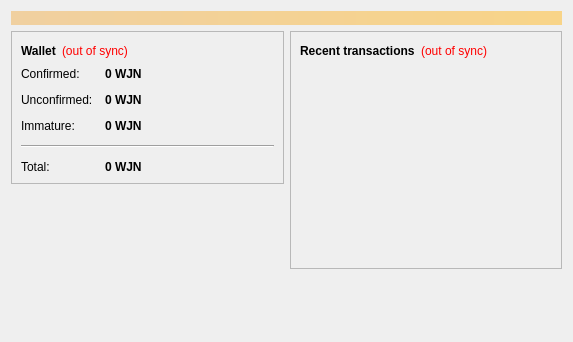
<?xml version="1.0" encoding="UTF-8"?>
<ui version="4.0">
 <class>OverviewPage</class>
 <widget class="QWidget" name="OverviewPage">
  <property name="geometry">
   <rect>
    <x>0</x>
    <y>0</y>
    <width>573</width>
    <height>342</height>
   </rect>
  </property>
  <property name="windowTitle">
   <string>Form</string>
  </property>
  <layout class="QVBoxLayout" name="topLayout">
   <item>
    <widget class="QLabel" name="labelAlerts">
     <property name="visible">
      <bool>false</bool>
     </property>
     <property name="styleSheet">
      <string notr="true">background-color: qlineargradient(x1: 0, y1: 0, x2: 1, y2: 0, stop:0 #F0D0A0, stop:1 #F8D488); color:#000000;</string>
     </property>
     <property name="wordWrap">
      <bool>true</bool>
     </property>
     <property name="margin">
      <number>3</number>
     </property>
    </widget>
   </item>
   <item>
    <layout class="QHBoxLayout" name="horizontalLayout" stretch="1,1">
     <item>
      <layout class="QVBoxLayout" name="verticalLayout_2">
       <item>
        <widget class="QFrame" name="frame">
         <property name="frameShape">
          <enum>QFrame::StyledPanel</enum>
         </property>
         <property name="frameShadow">
          <enum>QFrame::Raised</enum>
         </property>
         <layout class="QVBoxLayout" name="verticalLayout_4">
          <item>
           <layout class="QHBoxLayout" name="horizontalLayout_4">
            <item>
             <widget class="QLabel" name="label_5">
              <property name="font">
               <font>
                <weight>75</weight>
                <bold>true</bold>
               </font>
              </property>
              <property name="text">
               <string>Wallet</string>
              </property>
             </widget>
            </item>
            <item>
             <widget class="QLabel" name="labelWalletStatus">
              <property name="toolTip">
               <string>The displayed information may be out of date. Your wallet automatically synchronizes with the WJN network after a connection is established, but this process has not completed yet.</string>
              </property>
              <property name="styleSheet">
               <string notr="true">QLabel { color: red; }</string>
              </property>
              <property name="text">
               <string notr="true">(out of sync)</string>
              </property>
              <property name="alignment">
               <set>Qt::AlignLeading|Qt::AlignLeft|Qt::AlignVCenter</set>
              </property>
             </widget>
            </item>
            <item>
             <spacer name="horizontalSpacer_2">
              <property name="orientation">
               <enum>Qt::Horizontal</enum>
              </property>
              <property name="sizeHint" stdset="0">
               <size>
                <width>40</width>
                <height>20</height>
               </size>
              </property>
             </spacer>
            </item>
           </layout>
          </item>
          <item>
           <layout class="QFormLayout" name="formLayout_2">
            <property name="fieldGrowthPolicy">
             <enum>QFormLayout::AllNonFixedFieldsGrow</enum>
            </property>
            <property name="horizontalSpacing">
             <number>12</number>
            </property>
            <property name="verticalSpacing">
             <number>12</number>
            </property>
            <item row="0" column="0">
             <widget class="QLabel" name="label">
              <property name="text">
               <string>Confirmed:</string>
              </property>
             </widget>
            </item>
            <item row="0" column="1">
             <widget class="QLabel" name="labelBalance">
              <property name="font">
               <font>
                <weight>75</weight>
                <bold>true</bold>
               </font>
              </property>
              <property name="cursor">
               <cursorShape>IBeamCursor</cursorShape>
              </property>
              <property name="toolTip">
               <string>Your current spendable balance</string>
              </property>
              <property name="text">
               <string notr="true">0 WJN</string>
              </property>
              <property name="textInteractionFlags">
               <set>Qt::LinksAccessibleByMouse|Qt::TextSelectableByKeyboard|Qt::TextSelectableByMouse</set>
              </property>
             </widget>
            </item>
            <item row="1" column="0">
             <widget class="QLabel" name="label_3">
              <property name="text">
               <string>Unconfirmed:</string>
              </property>
             </widget>
            </item>
            <item row="1" column="1">
             <widget class="QLabel" name="labelUnconfirmed">
              <property name="font">
               <font>
                <weight>75</weight>
                <bold>true</bold>
               </font>
              </property>
              <property name="cursor">
               <cursorShape>IBeamCursor</cursorShape>
              </property>
              <property name="toolTip">
               <string>Total of transactions that have yet to be confirmed, and do not yet count toward the spendable balance</string>
              </property>
              <property name="text">
               <string notr="true">0 WJN</string>
              </property>
              <property name="textInteractionFlags">
               <set>Qt::LinksAccessibleByMouse|Qt::TextSelectableByKeyboard|Qt::TextSelectableByMouse</set>
              </property>
             </widget>
            </item>
            <item row="2" column="0">
             <widget class="QLabel" name="labelImmatureText">
              <property name="text">
               <string>Immature:</string>
              </property>
             </widget>
            </item>
            <item row="2" column="1">
             <widget class="QLabel" name="labelImmature">
              <property name="font">
               <font>
                <weight>75</weight>
                <bold>true</bold>
               </font>
              </property>
              <property name="toolTip">
               <string>Mined balance that has not yet matured</string>
              </property>
              <property name="text">
               <string notr="true">0 WJN</string>
              </property>
              <property name="textInteractionFlags">
               <set>Qt::LinksAccessibleByMouse|Qt::TextSelectableByKeyboard|Qt::TextSelectableByMouse</set>
              </property>
             </widget>
            </item>
            <item row="4" column="0">
             <widget class="QLabel" name="labelTotalText">
              <property name="text">
               <string>Total:</string>
              </property>
             </widget>
            </item>
            <item row="4" column="1">
             <widget class="QLabel" name="labelTotal">
              <property name="font">
               <font>
                <weight>75</weight>
                <bold>true</bold>
               </font>
              </property>
              <property name="cursor">
               <cursorShape>IBeamCursor</cursorShape>
              </property>
              <property name="toolTip">
               <string>Your current total balance</string>
              </property>
              <property name="text">
               <string notr="true">0 WJN</string>
              </property>
              <property name="textInteractionFlags">
               <set>Qt::LinksAccessibleByMouse|Qt::TextSelectableByKeyboard|Qt::TextSelectableByMouse</set>
              </property>
             </widget>
            </item>
            <item row="3" column="0" colspan="2">
             <widget class="Line" name="line">
              <property name="orientation">
               <enum>Qt::Horizontal</enum>
              </property>
             </widget>
            </item>
           </layout>
          </item>
         </layout>
        </widget>
       </item>
       <item>
        <spacer name="verticalSpacer">
         <property name="orientation">
          <enum>Qt::Vertical</enum>
         </property>
         <property name="sizeHint" stdset="0">
          <size>
           <width>20</width>
           <height>40</height>
          </size>
         </property>
        </spacer>
       </item>
      </layout>
     </item>
     <item>
      <layout class="QVBoxLayout" name="verticalLayout_3">
       <item>
        <widget class="QFrame" name="frame_2">
         <property name="frameShape">
          <enum>QFrame::StyledPanel</enum>
         </property>
         <property name="frameShadow">
          <enum>QFrame::Raised</enum>
         </property>
         <layout class="QVBoxLayout" name="verticalLayout">
          <item>
           <layout class="QHBoxLayout" name="horizontalLayout_2">
            <item>
             <widget class="QLabel" name="label_4">
              <property name="text">
               <string>&lt;b&gt;Recent transactions&lt;/b&gt;</string>
              </property>
             </widget>
            </item>
            <item>
             <widget class="QLabel" name="labelTransactionsStatus">
              <property name="toolTip">
               <string>The displayed information may be out of date. Your wallet automatically synchronizes with the WJN network after a connection is established, but this process has not completed yet.</string>
              </property>
              <property name="styleSheet">
               <string notr="true">QLabel { color: red; }</string>
              </property>
              <property name="text">
               <string notr="true">(out of sync)</string>
              </property>
              <property name="alignment">
               <set>Qt::AlignRight|Qt::AlignTrailing|Qt::AlignVCenter</set>
              </property>
             </widget>
            </item>
            <item>
             <spacer name="horizontalSpacer">
              <property name="orientation">
               <enum>Qt::Horizontal</enum>
              </property>
              <property name="sizeHint" stdset="0">
               <size>
                <width>40</width>
                <height>20</height>
               </size>
              </property>
             </spacer>
            </item>
           </layout>
          </item>
          <item>
           <widget class="QListView" name="listTransactions">
            <property name="styleSheet">
             <string notr="true">QListView { background: transparent; }</string>
            </property>
            <property name="frameShape">
             <enum>QFrame::NoFrame</enum>
            </property>
            <property name="verticalScrollBarPolicy">
             <enum>Qt::ScrollBarAlwaysOff</enum>
            </property>
            <property name="horizontalScrollBarPolicy">
             <enum>Qt::ScrollBarAlwaysOff</enum>
            </property>
            <property name="selectionMode">
             <enum>QAbstractItemView::NoSelection</enum>
            </property>
           </widget>
          </item>
         </layout>
        </widget>
       </item>
       <item>
        <spacer name="verticalSpacer_2">
         <property name="orientation">
          <enum>Qt::Vertical</enum>
         </property>
         <property name="sizeHint" stdset="0">
          <size>
           <width>20</width>
           <height>40</height>
          </size>
         </property>
        </spacer>
       </item>
      </layout>
     </item>
    </layout>
   </item>
  </layout>
 </widget>
 <resources/>
 <connections/>
</ui>
